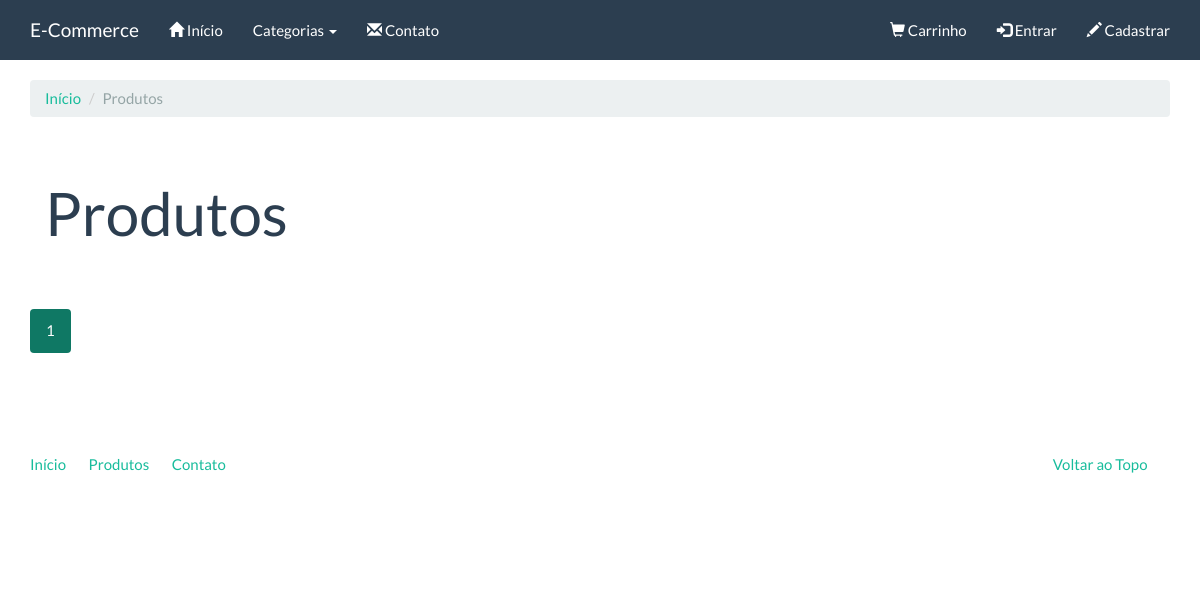
Before: /catalogo/ with the older database file.
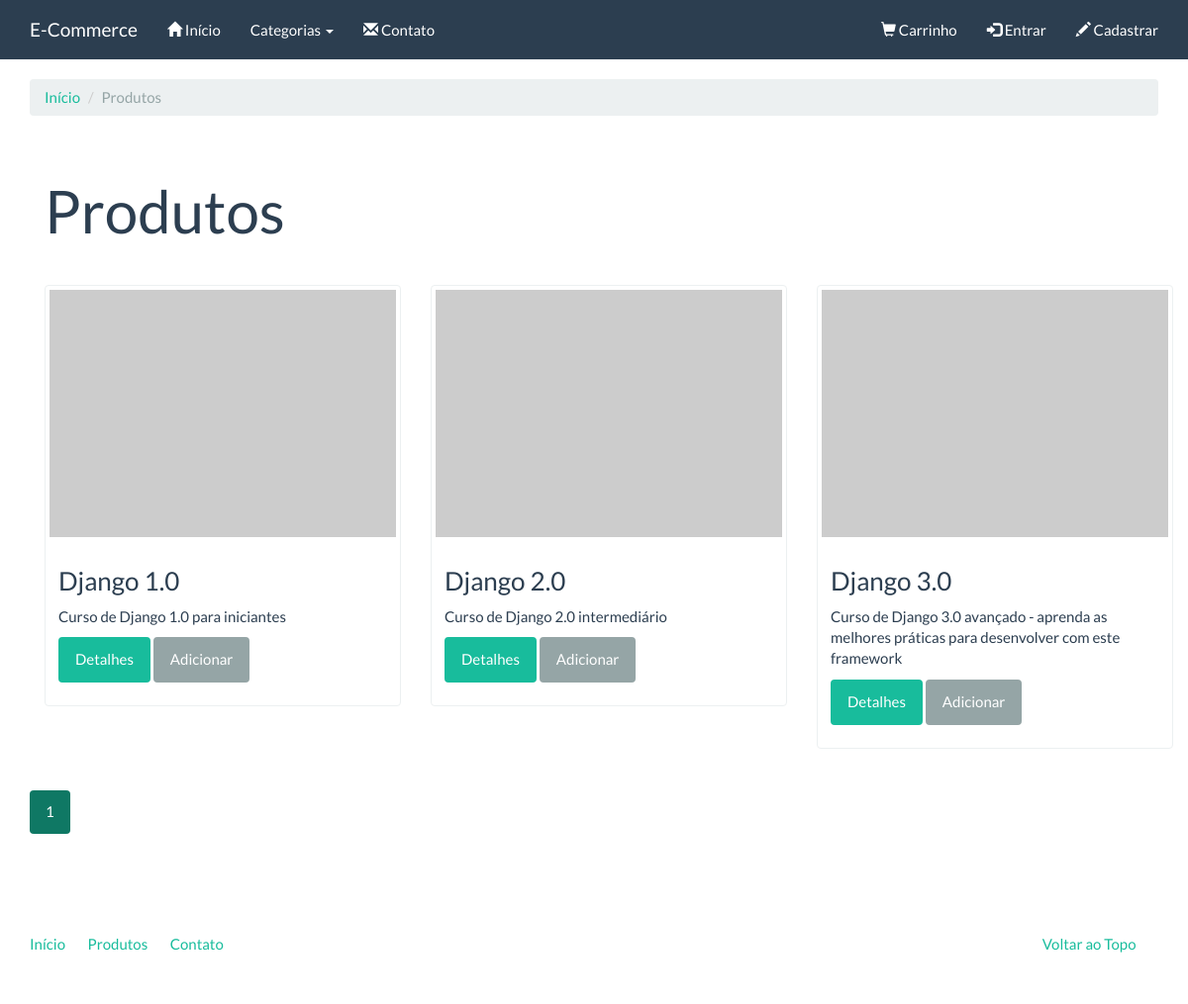
After: the same page with the newer database file.
### catalog/models.py (models this page shows)
class Product(models.Model):
    name = models.CharField('Nome', max_length=100)
    slug = models.SlugField('Identificador', max_length=100)
    category = models.ForeignKey('catalog.Category', verbose_name='Categoria')
    description = models.TextField('Descrição', blank=True)
    price = models.DecimalField('Preço', decimal_places=2, max_digits=10)
    created = models.DateTimeField('Criado em', auto_now_add=True)
    modified = models.DateTimeField('Modificado em', auto_now=True)
    class Meta:
        verbose_name = 'Produto'
        verbose_name_plural = 'Produtos'
        ordering = ['name']
    def __str__(self):
        return self.name
    def get_absolute_url(self):
        return reverse('catalog:product', kwargs={'slug': self.slug})

### catalog/views.py (the view)
class ProductListView(generic.ListView):
    model = Product
    template_name = 'catalog/product_list.html'
    context_object_name = 'product_list'
    paginate_by = 3

### catalog/context_processors.py (called while the page is built)
def categories(request):
    return {
        'categories': Category.objects.all()
    }

### catalog/models.py (called while the page is built)
    def __str__(self):
        return self.name

    def get_absolute_url(self):
        return reverse('catalog:category', kwargs={'slug': self.slug})

### core/templatetags/pagination.py (called while the page is built)
@register.inclusion_tag('pagination.html')
def pagination(request, paginator, page_obj):
    context = {
        'paginator': paginator,
        'request': request,
        'page_obj': page_obj
    }
    getvars = request.GET.copy()
    if 'page' in getvars:
        del getvars['page']
    if len(getvars) > 0:
        context['getvars'] = '&{0}'.format(getvars.urlencode())
    else:
        context['getvars'] = ''
    return context

### catalog/templates/catalog/product_list.html (shortened to what this page needs)
{% extends "base.html" %}
{% load pagination %}
{% block container %}
    <ol class="breadcrumb">
        <li><a href="{% url 'index' %}">Início</a></li>
        <li class="active">Produtos</li>
    </ol>
    <div class="container">
        <div class="page-header">
            <h1>Produtos</h1>
        </div>
        <div class="row">
            {% for product in product_list %}
                {% include "catalog/_product.html" %}
            {% endfor %}
        </div>
    </div>
{% pagination request paginator page_obj %}
{% endblock %}

### core/templates/base.html (shortened to what this page needs)
<!DOCTYPE html>
{% load static %}
<html lang="en">
<head>
	<link rel="stylesheet" href="{% static 'assets/css/bootstrap.css' %}" media="screen" />
    <link rel="stylesheet" href="{% static 'assets/bootstrap.min.css' %}" media="screen" />
	<link rel="stylesheet" href="{% static 'assets/custom.min.css' %}" media="screen" />
    <link rel="stylesheet" href="{% static 'assets/extra.css' %}" media="screen" />
    <link rel="stylesheet" href="{% static 'assets/masks/jquery-ui/jquery-ui.css' %}" media="screen" />
    <link rel="stylesheet" href="{% static 'assets/fonts/glyphicons-halflings-regular.woff2' %}" media="screen" />
    <link rel="stylesheet" href="{% static 'assets/fonts/glyphicons-halflings-regular.woff' %}" media="screen" />
    <link rel="stylesheet" href="{% static 'assets/fonts/glyphicons-halflings-regular.ttf' %}" media="screen" />
</head>
<body>
    <div class="navbar navbar-default navbar-fixed-top">
        <div class="container">
            <div class="navbar-header">
                <a href="{% url 'index' %}" class="navbar-brand">E-Commerce</a>
            </div>
            <div class="navbar-collapse collapse" id="navbar-main">
                <ul class="nav navbar-nav">
                    <li>
                        <a href="{% url 'index' %}">
                            <span class="glyphicon glyphicon-home"></span>
                            Início
                        </a>
                    </li>
                    <li class="dropdown">
                        <a class="dropdown-toggle" data-toggle="dropdown" href="{% url 'catalog:product_list' %}" id="download">
                            Categorias
                            <span class="caret"></span>
                        </a>
                    </li>
			        <li>
				        <a href="{% url 'contact' %}">
                            <span class="glyphicon glyphicon-envelope"></span>
                            Contato
                        </a>
			        </li>
                </ul>
                <ul class="nav navbar-nav navbar-right">
                    <li>
                        <a href="{% url 'checkout:cart_item' %}">
                            <span class="glyphicon glyphicon-shopping-cart"></span>
                            Carrinho
                        </a>
                    </li>
                    {% if user.is_authenticated %}
                        <li class="dropdown">
                            <a class="dropdown-toggle" data-toggle="dropdown" id="download" href="{% url 'accounts:index' %}">
                                <span class="glyphicon glyphicon-user"></span>
                                Olá, {{ user }}
                                <span class="caret"></span>
                            </a>
                            <ul class="dropdown-menu" aria-labelledby="download">
                                <li><a href="{% url 'accounts:index' %}">Painel</a></li>
                                <li><a href="{% url 'checkout:order_list' %}">Meus pedidos</a></li>
                                <li><a href="{% url 'accounts:update_password' %}">Atualizar Senha</a></li>
                                <li><a href="{% url 'accounts:update_user' %}">Atualizar Dados</a></li>
                            </ul>
                        </li>
                        <li>
                            <a href="{% url 'logout' %}">
                                <span class="glyphicon glyphicon-log-out"></span>
                                Sair
                            </a>
                        </li>
                    {% else %}
                        <li>
                            <a href="{% url 'login' %}">
                                <span class="glyphicon glyphicon-log-in"></span>
                                Entrar
                            </a>
                        </li>
                        <li><a href="{% url 'accounts:register' %}">
                                <span class="glyphicon glyphicon-pencil"></span>
                                Cadastrar
                            </a>
                        </li>
                    {% endif %}
                </ul>
            </div>
        </div>
    </div>
    <div class="container margin-top">
		{% block container %}{% endblock %}
		<footer>
			<div class="row">
			    <div class="col-lg-12">
			        <ul class="list-unstyled">
                        <li class="pull-right"><a href="#top">Voltar ao Topo</a></li>
                        <li><a href="{% url 'index' %}">Início</a></li>
                        <li><a href="{% url 'catalog:product_list' %}">Produtos</a></li>
                        <li><a href="{% url 'contact' %}">Contato</a></li>
			        </ul>
			    </div>
			</div>
		</footer>
	</div>
</body>
</html>

### catalog/templates/catalog/_product.html
<div class="col-sm-6 col-md-4">
   <div class="thumbnail">
       <a href="{{ product.get_absolute_url }}">
           <img src="http://placehold.it/350x250" alt="" />
       </a>
       <div class="caption">
           <h3>{{ product }}</h3>
           {{ product.description|linebreaks }}
           <p>
               <a href="{{ product.get_absolute_url }}" class="btn btn-success" role="button">Detalhes</a>
               <a href="{% url 'checkout:create_cart_item' product.slug %}" class="btn btn-default" role="button">Adicionar</a>
           </p>
       </div>
   </div>
</div>

### core/templates/pagination.html
<div class="row">
    <div class="col-md-12">
         <nav>
              <ul class="pagination">
                   {% for page in paginator.page_range %}
                        <li{% if page_obj.number == page %} class="active" {% endif %}>
                            <a href="?page={{ page }}{{ getvars }}">{{ page }}</a>
                        </li>
                   {% endfor %}
              </ul>
         </nav>
    </div>
</div>

### core/static/assets/extra.css (style rules this page uses)
.margin-top { margin-top: 2em; }

Changed rows visible on the page:
added Product: name "Django 1.0", description "Curso de Django 1.0 para iniciantes"
added Product: name "Django 2.0", description "Curso de Django 2.0 intermediário"
added Product: name "Django 3.0", description "Curso de Django 3.0 avançado - aprenda as melhores práticas para desenvolver com este framework"
